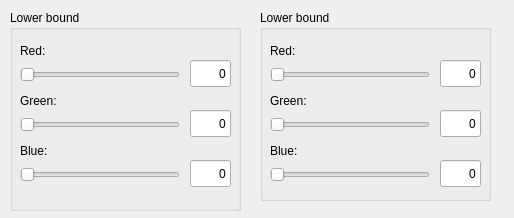
<?xml version="1.0" encoding="UTF-8"?>
<ui version="4.0">
 <class>DRobotColorRangeSelectorWidget</class>
 <widget class="QWidget" name="DRobotColorRangeSelectorWidget">
  <property name="geometry">
   <rect>
    <x>0</x>
    <y>0</y>
    <width>514</width>
    <height>218</height>
   </rect>
  </property>
  <property name="windowTitle">
   <string>Form</string>
  </property>
  <widget class="QGroupBox" name="groupBox">
   <property name="geometry">
    <rect>
     <x>10</x>
     <y>10</y>
     <width>231</width>
     <height>201</height>
    </rect>
   </property>
   <property name="baseSize">
    <size>
     <width>0</width>
     <height>0</height>
    </size>
   </property>
   <property name="autoFillBackground">
    <bool>false</bool>
   </property>
   <property name="title">
    <string>Lower bound</string>
   </property>
   <property name="flat">
    <bool>false</bool>
   </property>
   <property name="checkable">
    <bool>false</bool>
   </property>
   <widget class="QSlider" name="lredSlider">
    <property name="geometry">
     <rect>
      <x>10</x>
      <y>50</y>
      <width>160</width>
      <height>29</height>
     </rect>
    </property>
    <property name="orientation">
     <enum>Qt::Horizontal</enum>
    </property>
   </widget>
   <widget class="QLabel" name="label_3">
    <property name="geometry">
     <rect>
      <x>10</x>
      <y>30</y>
      <width>141</width>
      <height>21</height>
     </rect>
    </property>
    <property name="text">
     <string>Red:</string>
    </property>
   </widget>
   <widget class="QLabel" name="label_6">
    <property name="geometry">
     <rect>
      <x>10</x>
      <y>130</y>
      <width>141</width>
      <height>21</height>
     </rect>
    </property>
    <property name="text">
     <string>Blue:</string>
    </property>
   </widget>
   <widget class="QSlider" name="lblueSlider">
    <property name="geometry">
     <rect>
      <x>10</x>
      <y>150</y>
      <width>160</width>
      <height>29</height>
     </rect>
    </property>
    <property name="orientation">
     <enum>Qt::Horizontal</enum>
    </property>
   </widget>
   <widget class="QSlider" name="lgreenSlider">
    <property name="geometry">
     <rect>
      <x>10</x>
      <y>100</y>
      <width>160</width>
      <height>29</height>
     </rect>
    </property>
    <property name="orientation">
     <enum>Qt::Horizontal</enum>
    </property>
   </widget>
   <widget class="QLabel" name="label_5">
    <property name="geometry">
     <rect>
      <x>10</x>
      <y>80</y>
      <width>141</width>
      <height>21</height>
     </rect>
    </property>
    <property name="text">
     <string>Green:</string>
    </property>
   </widget>
   <widget class="QLineEdit" name="lredEdit">
    <property name="geometry">
     <rect>
      <x>180</x>
      <y>50</y>
      <width>41</width>
      <height>27</height>
     </rect>
    </property>
    <property name="text">
     <string>0</string>
    </property>
    <property name="alignment">
     <set>Qt::AlignRight|Qt::AlignTrailing|Qt::AlignVCenter</set>
    </property>
    <property name="readOnly">
     <bool>false</bool>
    </property>
   </widget>
   <widget class="QLineEdit" name="lgreenEdit">
    <property name="geometry">
     <rect>
      <x>180</x>
      <y>100</y>
      <width>41</width>
      <height>27</height>
     </rect>
    </property>
    <property name="text">
     <string>0</string>
    </property>
    <property name="alignment">
     <set>Qt::AlignRight|Qt::AlignTrailing|Qt::AlignVCenter</set>
    </property>
   </widget>
   <widget class="QLineEdit" name="lblueEdit">
    <property name="geometry">
     <rect>
      <x>180</x>
      <y>150</y>
      <width>41</width>
      <height>27</height>
     </rect>
    </property>
    <property name="text">
     <string>0</string>
    </property>
    <property name="alignment">
     <set>Qt::AlignRight|Qt::AlignTrailing|Qt::AlignVCenter</set>
    </property>
   </widget>
  </widget>
  <widget class="QGroupBox" name="groupBox_2">
   <property name="geometry">
    <rect>
     <x>260</x>
     <y>10</y>
     <width>231</width>
     <height>191</height>
    </rect>
   </property>
   <property name="title">
    <string>Lower bound</string>
   </property>
   <widget class="QLabel" name="label_8">
    <property name="geometry">
     <rect>
      <x>10</x>
      <y>130</y>
      <width>141</width>
      <height>21</height>
     </rect>
    </property>
    <property name="text">
     <string>Blue:</string>
    </property>
   </widget>
   <widget class="QLabel" name="label_7">
    <property name="geometry">
     <rect>
      <x>10</x>
      <y>80</y>
      <width>141</width>
      <height>21</height>
     </rect>
    </property>
    <property name="text">
     <string>Green:</string>
    </property>
   </widget>
   <widget class="QSlider" name="uredSlider">
    <property name="geometry">
     <rect>
      <x>10</x>
      <y>50</y>
      <width>160</width>
      <height>29</height>
     </rect>
    </property>
    <property name="orientation">
     <enum>Qt::Horizontal</enum>
    </property>
   </widget>
   <widget class="QSlider" name="ugreenSlider">
    <property name="geometry">
     <rect>
      <x>10</x>
      <y>100</y>
      <width>160</width>
      <height>29</height>
     </rect>
    </property>
    <property name="orientation">
     <enum>Qt::Horizontal</enum>
    </property>
   </widget>
   <widget class="QLabel" name="label_4">
    <property name="geometry">
     <rect>
      <x>10</x>
      <y>30</y>
      <width>141</width>
      <height>21</height>
     </rect>
    </property>
    <property name="text">
     <string>Red:</string>
    </property>
   </widget>
   <widget class="QSlider" name="ublueSlider">
    <property name="geometry">
     <rect>
      <x>10</x>
      <y>150</y>
      <width>160</width>
      <height>29</height>
     </rect>
    </property>
    <property name="orientation">
     <enum>Qt::Horizontal</enum>
    </property>
   </widget>
   <widget class="QLineEdit" name="uredEdit">
    <property name="geometry">
     <rect>
      <x>180</x>
      <y>50</y>
      <width>41</width>
      <height>27</height>
     </rect>
    </property>
    <property name="text">
     <string>0</string>
    </property>
    <property name="alignment">
     <set>Qt::AlignRight|Qt::AlignTrailing|Qt::AlignVCenter</set>
    </property>
    <property name="readOnly">
     <bool>false</bool>
    </property>
   </widget>
   <widget class="QLineEdit" name="ublueEdit">
    <property name="geometry">
     <rect>
      <x>180</x>
      <y>150</y>
      <width>41</width>
      <height>27</height>
     </rect>
    </property>
    <property name="text">
     <string>0</string>
    </property>
    <property name="alignment">
     <set>Qt::AlignRight|Qt::AlignTrailing|Qt::AlignVCenter</set>
    </property>
   </widget>
   <widget class="QLineEdit" name="ugreenEdit">
    <property name="geometry">
     <rect>
      <x>180</x>
      <y>100</y>
      <width>41</width>
      <height>27</height>
     </rect>
    </property>
    <property name="text">
     <string>0</string>
    </property>
    <property name="alignment">
     <set>Qt::AlignRight|Qt::AlignTrailing|Qt::AlignVCenter</set>
    </property>
   </widget>
  </widget>
 </widget>
 <resources/>
 <connections/>
</ui>
